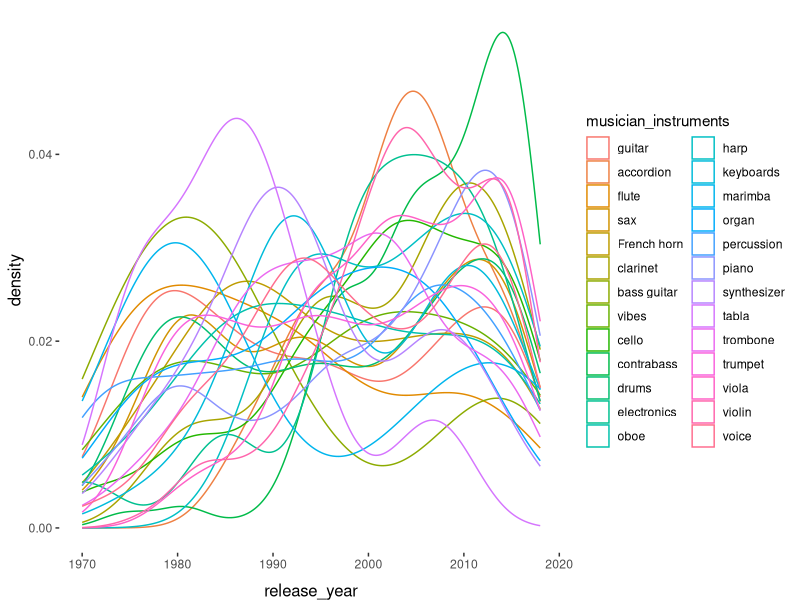

Recreate this plot in R.
## ---- chunk 1
library(ggplot2)
library(tidyverse)

knitr::opts_chunk$set(echo = FALSE)

my_theme <- theme(
  panel.grid       = element_blank(),
  axis.line        = element_blank(),
  panel.background = element_rect(fill  = "white", colour = NA),
  axis.title.x     = element_text(
                       size = 12, 
                       vjust = -1
                     ),
  axis.title.y     = element_text(size = 12)
)
## ---- chunk 2
data <- read.csv("data/ECM_releases.csv", encoding = "UTF-8")

str_which(data$release_year, "\\?")
data$release_year <- as.numeric(str_remove(data$release_year, "\\?"))

data <- data %>% 
  drop_na(musician_name)
## ---- chunk 3
# https://stackoverflow.com/questions/57000390/how-to-recode-multiple-values-in-vector-into-one-value
unique(data$musician_instruments[
  str_detect(data$musician_instruments, "[A-Z]") & 
  !is.na(data$musician_instruments)
])

unique(data$musician_instruments[
  str_detect(data$musician_instruments, "guitar") & 
  !is.na(data$musician_instruments)
])

data[str_detect(data$musician_instruments, "flute") & 
  !is.na(data$musician_instruments),] %>% 
  group_by(musician_instruments) %>% 
  count(sort = TRUE)

data[str_detect(data$musician_instruments, "horn") & 
  !is.na(data$musician_instruments),] %>% 
  group_by(musician_instruments) %>% 
  count(sort = TRUE)

data[str_detect(data$musician_instruments, "bass") & 
  !is.na(data$musician_instruments),] %>% 
  group_by(musician_instruments) %>% 
  count(sort = TRUE)

data[str_detect(data$musician_instruments, "violin") & 
  !is.na(data$musician_instruments),] %>% 
  group_by(musician_instruments) %>% 
  count(sort = TRUE)

unique(data$musician_instruments)

data <- data %>% 
  mutate(
    musician_instruments = fct_recode(
      musician_instruments,
        electronics = "live electronics",
        clarinet    = "bass clarinet",
        contrabass  = "double bass",
        oboe        = "English horn"
    ),
    musician_instruments = fct_collapse(
      musician_instruments,
      sax = c(
        "sax",
        "soprano sax",
        "alto sax",
        "tenor sax",
        "baritone sax",
        "bass sax"
      ),
      voice = c(
        "voice",
        "voices",
        "vocals"
      ),
      guitar = c(
        "guitar",
        "classical guitar",
        "electric guitar",
        "10-string guitar",
        "acoustic guitar",
        "12-string guitar",                          
        "electric 12-string guitar",
        "6-string guitar",
        "6-string electric guitar",
        "8-string guitar",
        "10-string guitar",
        "6 & 12-string guitar",
        "10 & 14-string guitar",
        "electric 6 & 12-string guitar",
        "super 8-string guitar",
        "electric and acoustic 6 & 12-string guitar",
        "electronic guitar",
        "Spanish classical guitar",
        "pedal steel guitar",
        "baritone guitar",
        "flamenco guitar",
        "slide guitar",
        "guitars"
      ),
      flute = c(
        "flute",
        "alto flute",
        "bass flute",
        "alto C flute",
        "C bass flute",
        "contrabass flute",
        "Baroque flute",
        "Vermont \"folk\" alto flute"
      ),
      "French horn" = c(
        "French horn",
        "tenor horn",
        "flugelhorn",
        "baritone horn"
      ),
      vibes = c(
        "vibes",
        "bowed vibes",
        "tenor vibes"
      )
    )
  )

keys <- c( # the instruments you want to replace
  "soprano sax",
  "alto sax",
  "tenor sax",
  "baritone sax",
  "bass sax",
  "voices",
  "vocals",
  "classical guitar",
  "electric guitar",
  "10-string guitar",
  "acoustic guitar",
  "12-string guitar",                          
  "electric 12-string guitar",
  "6-string guitar",
  "6-string electric guitar",
  "8-string guitar",
  "10-string guitar",
  "6 & 12-string guitar",
  "10 & 14-string guitar",
  "electric 6 & 12-string guitar",
  "super 8-string guitar",
  "electric and acoustic 6 & 12-string guitar",
  "electronic guitar",
  "Spanish classical guitar",
  "pedal steel guitar",
  "baritone guitar",
  "flamenco guitar",
  "slide guitar",
  "guitars",
  "alto flute",
  "bass flute",
  "alto C flute",
  "C bass flute",
  "contrabass flute",
  "Baroque flute",
  "tenor horn",
  "flugelhorn",
  "baritone horn",
  "bass clarinet",
  "bowed vibes",
  "tenor vibes",
  "live electronics",
  "electric bass",
  "double bass",
  "English horn"
)

vals <- c( # the replacement values
  "sax",
  "sax",
  "sax",
  "sax",
  "sax",
  "voice",
  "voice",
  rep("guitar", 22),
  rep("flute", 6),
  "French horn",
  "French horn",
  "French horn",
  "clarinet",
  "vibes",
  "vibes",
  "electronics",
  "bass guitar",
  "contrabass",
  "oboe"
)

keysvals <- setNames(vals, keys) # create named vector
data.frame(vals, keys)

data %>% 
  group_by(musician_instruments) %>% 
  count(sort = TRUE)

data <- data %>% 
  mutate(
    musician_instruments = recode(
      musician_instruments,
      !!!keysvals
    )
)
## ---- chunk 4
most_frequent_instruments <- data %>% 
  filter(!(musician_instruments %in% c( 
    "soprano", # exclude singing because instrument and voice labels are ambiguous
    "alto",    # (e.g. "tenor": "tenor voice" or "tenor sax"?)
    "tenor",
    "baritone",
    "bass",
    "composer",
    "conductor",
    "music",
    "countertenor",
    "text"
  ))) %>% 
  group_by(musician_instruments) %>% 
  count(sort = TRUE) %>% 
  filter(n >= 24) %>% 
  select(musician_instruments)

data <- data %>% 
  filter(musician_instruments %in% most_frequent_instruments$musician_instruments) %>% 
  mutate(musician_instruments = as.factor(musician_instruments))
## ---- chunk 5
data <- data[!duplicated(data[, c("release_num", "release_name", "release_year", "musician_name")]), ]
## ---- chunk 6
data %>% 
  ggplot( 
    aes(
      x = release_year,
      color = musician_instruments
    )) +
  geom_density(alpha = .2) +
  my_theme
